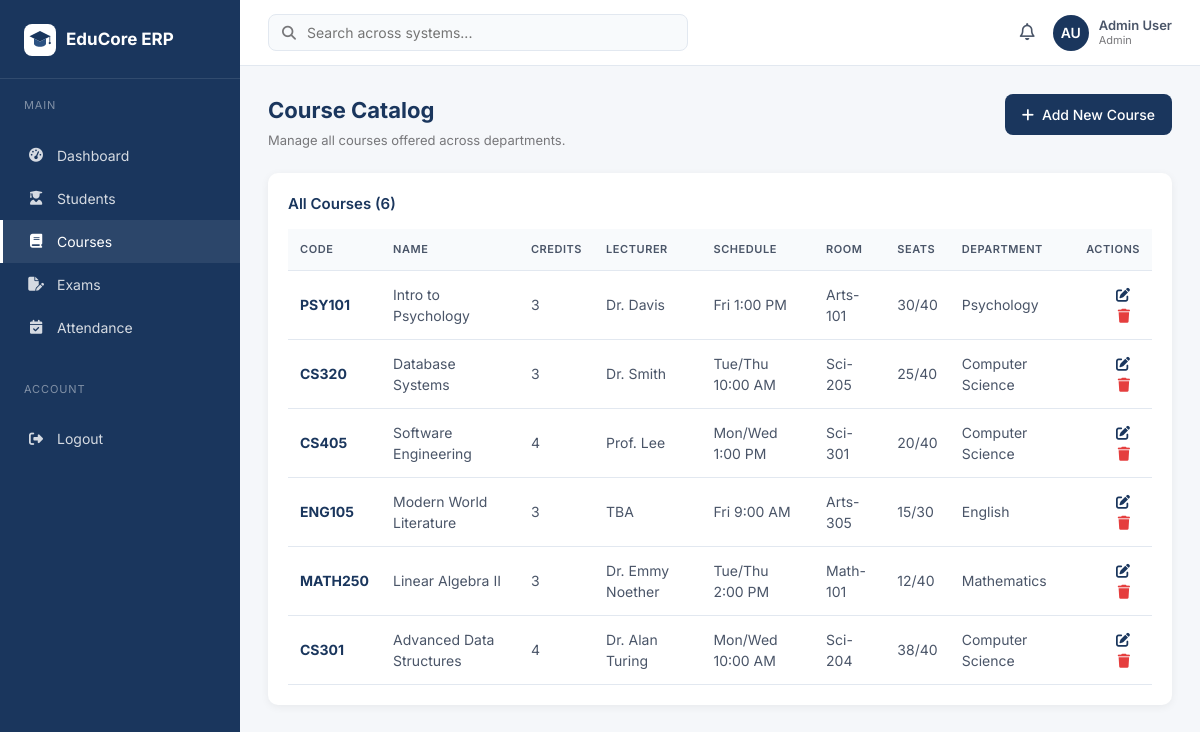
The page /admin/courses.php (signed in) on the database its author committed.
### tables this page shows
CREATE TABLE courses (
  id INT AUTO_INCREMENT PRIMARY KEY,
  code VARCHAR(20) NOT NULL UNIQUE,
  name VARCHAR(120) NOT NULL,
  credits INT NOT NULL DEFAULT 3,
  lecturer VARCHAR(120),
  schedule VARCHAR(80),
  room VARCHAR(40),
  seats_taken INT DEFAULT 0,
  seats_total INT DEFAULT 40,
  department VARCHAR(80)
);

### admin/courses.php (the view, shortened to what this page needs)
<?php
require_once __DIR__ . '/../config/db.php';
$departments = ['Computer Science','Mathematics','English','Psychology','Business Admin','Mechanical Eng','Information Systems'];
$editing = null;
$showForm = isset($_GET['action']) && $_GET['action']==='add' || $editing;
$courses = $pdo->query("SELECT * FROM courses ORDER BY id DESC")->fetchAll();
require __DIR__ . '/../partials/header.php';
require __DIR__ . '/../partials/sidebar.php';
require __DIR__ . '/../partials/navbar.php';
?>
<div class="page-header">
  <div>
    <h1>Course Catalog</h1>
    <p>Manage all courses offered across departments.</p>
  </div>
  <div class="actions">
    <?php if (!$showForm): ?>
      <a href="?action=add" class="btn btn-primary"><i class="fa-solid fa-plus"></i> Add New Course</a>
    <?php else: ?>
      <a href="courses.php" class="btn btn-outline"><i class="fa-solid fa-arrow-left"></i> Back to List</a>
    <?php endif; ?>
  </div>
</div>
<?php if ($showForm): ?>
  <div class="modal-card">
    <h2><?= $editing ? 'Edit Course' : 'Add New Course' ?></h2>
    <p class="sub">Provide the academic course information.</p>
    <form method="post">
      <?php if ($editing): ?>
        <input type="hidden" name="id" value="<?= (int)$editing['id'] ?>">
      <?php endif; ?>
      <div class="form-row">
        <div class="form-group">
          <label>Course Code</label>
          <input type="text" name="code" class="form-control" required value="<?= htmlspecialchars($editing['code'] ?? '') ?>">
        </div>
        <div class="form-group">
          <label>Credits</label>
          <input type="number" name="credits" class="form-control" min="1" max="6" required value="<?= htmlspecialchars($editing['credits'] ?? 3) ?>">
        </div>
      </div>
      <div class="form-group">
        <label>Course Name</label>
        <input type="text" name="name" class="form-control" required value="<?= htmlspecialchars($editing['name'] ?? '') ?>">
      </div>
      <div class="form-group">
        <label>Lecturer</label>
        <input type="text" name="lecturer" class="form-control" value="<?= htmlspecialchars($editing['lecturer'] ?? '') ?>">
      </div>
      <div class="form-row">
        <div class="form-group">
          <label>Schedule</label>
          <input type="text" name="schedule" class="form-control" placeholder="Mon/Wed 10:00 AM" value="<?= htmlspecialchars($editing['schedule'] ?? '') ?>">
        </div>
        <div class="form-group">
          <label>Room</label>
          <input type="text" name="room" class="form-control" value="<?= htmlspecialchars($editing['room'] ?? '') ?>">
        </div>
      </div>
      <div class="form-row">
        <div class="form-group">
          <label>Seats Total</label>
          <input type="number" name="seats_total" class="form-control" min="1" required value="<?= htmlspecialchars($editing['seats_total'] ?? 40) ?>">
        </div>
        <div class="form-group">
          <label>Department</label>
          <select name="department" class="form-control" required>
            <option value="">Select department</option>
            <?php foreach ($departments as $d): ?>
              <option value="<?= $d ?>" <?= ($editing['department'] ?? '')===$d?'selected':'' ?>><?= $d ?></option>
            <?php endforeach; ?>
          </select>
        </div>
      </div>
      <div class="form-actions">
        <a href="courses.php" class="btn btn-outline">Cancel</a>
        <button class="btn btn-primary"><i class="fa-solid fa-floppy-disk"></i> Save Course</button>
      </div>
    </form>
  </div>
<?php else: ?>
  <div class="card">
    <div class="card-title">All Courses (<?= count($courses) ?>)</div>
    <div class="table-wrap">
      <table class="table">
        <thead>
          <tr><th>Code</th><th>Name</th><th>Credits</th><th>Lecturer</th><th>Schedule</th><th>Room</th><th>Seats</th><th>Department</th><th style="text-align:right">Actions</th></tr>
        </thead>
        <tbody>
        <?php foreach ($courses as $c): ?>
          <tr>
            <td><strong style="color:var(--primary)"><?= htmlspecialchars($c['code']) ?></strong></td>
            <td><?= htmlspecialchars($c['name']) ?></td>
            <td><?= (int)$c['credits'] ?></td>
            <td><?= htmlspecialchars($c['lecturer']) ?></td>
            <td><?= htmlspecialchars($c['schedule']) ?></td>
            <td><?= htmlspecialchars($c['room']) ?></td>
            <td><?= (int)$c['seats_taken'] ?>/<?= (int)$c['seats_total'] ?></td>
            <td><?= htmlspecialchars($c['department']) ?></td>
            <td class="actions-cell" style="text-align:right">
              <a href="?edit=<?= $c['id'] ?>" title="Edit"><i class="fa-solid fa-pen-to-square"></i></a>
              <a href="?delete=<?= $c['id'] ?>" class="delete" title="Delete" onclick="return confirm('Delete this course?')"><i class="fa-solid fa-trash"></i></a>
            </td>
          </tr>
        <?php endforeach; ?>
        </tbody>
      </table>
    </div>
  </div>
<?php endif; ?>
<?php require __DIR__ . '/../partials/footer.php'; ?>

### assets/css/style.css (style rules this page uses)
*,*::before,*::after { box-sizing:border-box;margin:0;padding:0 }
:root { --primary:#1A365D;--primary-light:#2C5282;--secondary:#fff; --tertiary:#4A5568;--neutral:#77777A;--bg:#f5f7fa; --border:#e2e8f0;--success:#38A169;--warning:#D69E2E;--danger:#E53E3E; --radius:10px;--shadow:0 2px 8px rgba(0,0,0,0.06); }
body { font-family:'Inter',system-ui,-apple-system,Segoe UI,sans-serif;background:var(--bg);color:var(--tertiary);font-size:14px;line-height:1.5;-webkit-font-smoothing:antialiased }
a { color:var(--primary);text-decoration:none }
.page-header { display:flex;justify-content:space-between;align-items:flex-start;margin-bottom:22px;gap:16px;flex-wrap:wrap }
.page-header h1 { font-size:22px;color:var(--primary);margin:0 0 4px;font-weight:700 }
.page-header p { color:var(--neutral);margin:0;font-size:13px }
.page-header .actions { display:flex;gap:8px;flex-wrap:wrap }
.card { background:#fff;border-radius:var(--radius);box-shadow:var(--shadow);padding:20px;margin-bottom:18px }
.card-title { font-size:15px;font-weight:600;color:var(--primary);margin:0 0 14px;display:flex;justify-content:space-between;align-items:center;gap:10px }
.table-wrap { overflow-x:auto }
.table { width:100%;border-collapse:collapse;font-size:14px }
.table th { text-align:left;padding:12px;background:#f8fafc;color:var(--tertiary);font-weight:600;border-bottom:1px solid var(--border);font-size:11px;text-transform:uppercase;letter-spacing:0.05em }
.table td { padding:13px 12px;border-bottom:1px solid var(--border);color:var(--tertiary);vertical-align:middle }
.table .actions-cell a,.table .actions-cell button { margin-right:6px;color:var(--primary);background:none;border:none;cursor:pointer;font-size:14px;padding:4px;text-decoration:none }
.table .actions-cell .delete { color:var(--danger) }
.btn { display:inline-flex;align-items:center;gap:8px;padding:9px 16px;border-radius:8px;font-size:14px;font-weight:500;border:1px solid transparent;cursor:pointer;text-decoration:none;transition:.15s;font-family:inherit;white-space:nowrap }
.btn-primary { background:var(--primary);color:#fff }

### rows shown on the page
courses: code "PSY101", name "Intro to Psychology", credits "3", lecturer "Dr. Davis", schedule "Fri 1:00 PM", room "Arts-101", seats_taken "30", seats_total "40", department "Psychology"
courses: code "CS320", name "Database Systems", credits "3", lecturer "Dr. Smith", schedule "Tue/Thu 10:00 AM", room "Sci-205", seats_taken "25", seats_total "40", department "Computer Science"
courses: code "CS405", name "Software Engineering", credits "4", lecturer "Prof. Lee", schedule "Mon/Wed 1:00 PM", room "Sci-301", seats_taken "20", seats_total "40", department "Computer Science"
courses: code "ENG105", name "Modern World Literature", credits "3", lecturer "TBA", schedule "Fri 9:00 AM", room "Arts-305", seats_taken "15", seats_total "30", department "English"
courses: code "MATH250", name "Linear Algebra II", credits "3", lecturer "Dr. Emmy Noether", schedule "Tue/Thu 2:00 PM", room "Math-101", seats_taken "12", seats_total "40", department "Mathematics"
courses: code "CS301", name "Advanced Data Structures", credits "4", lecturer "Dr. Alan Turing", schedule "Mon/Wed 10:00 AM", room "Sci-204", seats_taken "38", seats_total "40", department "Computer Science"

### other values the page prints
$item[0] "Dashboard"
$item[0] "Students"
$item[0] "Courses"
$item[0] "Exams"
$item[0] "Attendance"
$initials "AU"
$uname "Admin User"
$urole "Admin"
count($courses) "6"
